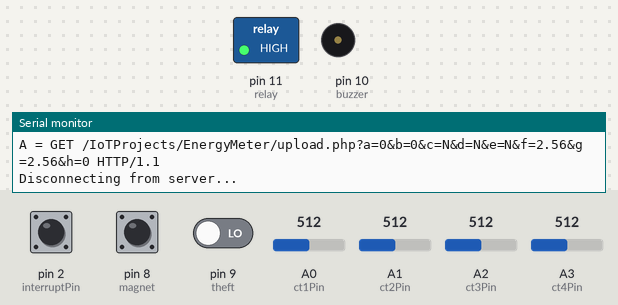
Bench run of a sketch on a simulated Arduino Mega 2560, built for the host (arithmetic inside an expression is 32-bit, double 64-bit). Parts: switched loads named in the sketch (green lamp = pin HIGH), buzzer (waves = sounding, pin HIGH), the last lines printed to the serial monitor. Inputs (shaded band) come from the test bench; at power-on: A0 (ct1Pin) = 512, pin 2 (interruptPin) HIGH, pin 8 (magnet) HIGH, pin 9 (theft) LOW, A1 (ct2Pin) = 512, A2 (ct3Pin) = 512, A3 (ct4Pin) = 512. WiFi joins after 1.5 s; servers stay silent unless stated; uploads are accepted with an empty reply; the modem accepts every AT command (registered, SIM ready, sends succeed) and sends nothing else.

Above: at 10.0 s.
10.1 s: A0 (ct1Pin) set to 528
13.9 s: A0 (ct1Pin) set to 560
At 15.4 s:
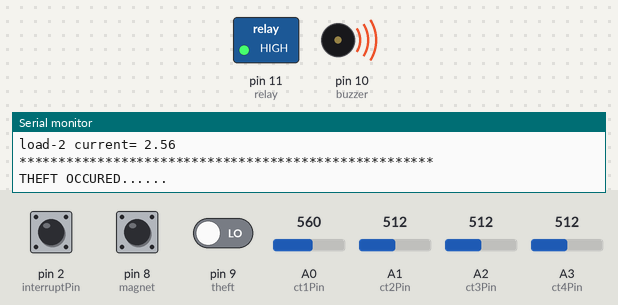
At 16.8 s:
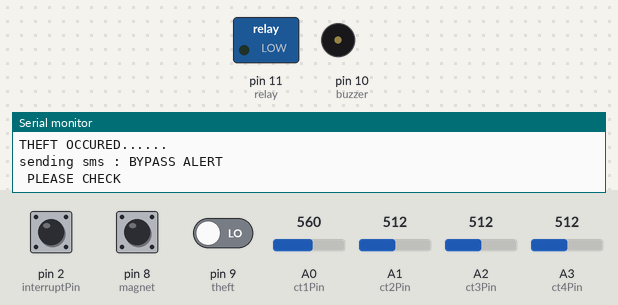
Timing chart, 0 to 18.3 s (numbered marks = the images above; inputs shaded):
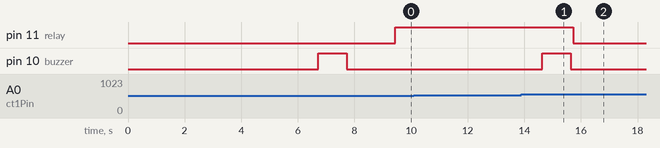

Measured:
- the behaviour switches between 542 and 543 on A0 (ct1Pin) (found by bisection; images 0 and 1)
- after the input at 13.9 s, pin 11 (relay): HIGH → LOW after 1.8 s; pin 10 (buzzer): LOW → HIGH after 0.74 s, → LOW 1.0 s later

The sketch:

energy_meter_with_3_loads_vbit.ino
```cpp
#include "WiFiEsp.h"
#include<String.h>
#include <LiquidCrystal.h>


// Emulate Serial1 on pins 6/7 if not present
#ifndef HAVE_HWSERIAL1
#include "SoftwareSerial.h"
SoftwareSerial Serial1(12, 13); // RX, TX
#endif

SoftwareSerial SIM900 (4,5);

#define ct1Pin A0
#define ct2Pin A1
#define ct3Pin A2
#define ct4Pin A3
#define relay 11
#define buzzer 10
#define theft 9
#define magnet 8

int ct1 = 0, ct2 = 0;
float ct3 = 0, ct4 = 0;
int difference = 0;
volatile int units = 0;
volatile int cost = 0;
volatile int preunits = 0;
volatile int punits = 0;

String consumer = "0";
int flag = 0;
String tamper = "N";
String mag = "N";
String bypass = "N";
int interruptPin = 2;

void beep ()
{
  digitalWrite(buzzer, HIGH);
  delay(1000);
  digitalWrite(buzzer, LOW);
  delay(100);
}
void beep1 ()
{
  digitalWrite(buzzer, HIGH);
  delay(500);
  digitalWrite(buzzer, LOW);
  delay(100);
  digitalWrite(buzzer, HIGH);
  delay(500);
  digitalWrite(buzzer, LOW);
  delay(100);
}
char ssid[] = "project13";            // your network SSID (name)
char pass[] = "project123456";        // your network password
int status = WL_IDLE_STATUS;     // the Wifi radio's status

char server[] = "projectsiot.xyz";
String A = "GET /IoTProjects/EnergyMeter/upload.php?a=";
String Z = " HTTP/1.1";
String iot = "\0";
WiFiEspClient client;


void setup() {
  // put your setup code here, to run once:
Serial.begin(9600);
Serial.println("power up");
pinMode(ct1Pin,INPUT);
pinMode(ct2Pin,INPUT);
pinMode(ct3Pin,INPUT);
pinMode(ct4Pin,INPUT);
pinMode(2,INPUT);
pinMode(theft,INPUT);
pinMode(magnet,INPUT);
pinMode(buzzer,OUTPUT);
pinMode(relay,OUTPUT);


attachInterrupt(digitalPinToInterrupt(interruptPin),pinisr,FALLING);

  Serial1.begin(9600);
 SIM900.begin(9600);

 Serial1.listen (); delay(1000);

   // initialize ESP module
  WiFi.init(&Serial1);

  // check for the presence of the shield
  if (WiFi.status() == WL_NO_SHIELD) {
    Serial.println(F("WiFi shield not present"));
    // don't continue
    while (true);
  }

  // attempt to connect to WiFi network
  while ( status != WL_CONNECTED) {
    Serial.print(F("Attempting to connect to WPA SSID: "));
    Serial.println(ssid);
    // Connect to WPA/WPA2 network
    status = WiFi.begin(ssid, pass);
  }

  // you're connected now, so print out the data
  Serial.println(F("You're connected to the network"));


    Serial.println(F("sending data ---1 "));
    Serial.println(F("Starting connection to server..."));
    // if you get a connection, report back via serial
    if (client.connect(server, 80)) {
      Serial.println(F("Connected to server"));
      // Make a HTTP request
      client.println("GET /IoTProjects/EnergyMeter/upload.php?a=U HTTP/1.1");
      client.println("Host: projectsiot.xyz");
      client.println("Connection: close");
      client.println();
    }
    client.flush();
     client.stop();


delay(4000);
beep ();
units = 0;

 Serial1.listen (); delay(1000);

}

void loop() {
  // put your main code here, to run repeatedly:
ct1 = analogRead(ct1Pin);
ct2 = analogRead(ct2Pin);
ct3 = analogRead(ct3Pin);
ct4 = analogRead(ct4Pin);

delay(50);
Serial.println("ct1 = "+String(ct1));
Serial.println("ct2 = "+String(ct2));
Serial.println("ct3 = "+String(ct3));
Serial.println("ct4 = "+String(ct4));
//Serial.println("difference..... = " +String(ct1-ct2));
//Serial.println("difference%%%%%% = " +String(-(ct2-ct1)));
Serial.println("=========================");
delay(500);

ct3 = (ct3/2)/100;
ct4 = (ct4/2)/100;

difference = ct1 - ct2;
Serial.println("difference = "+String(difference));

Serial.println("load-1 current= " +String(ct3));
Serial.println("load-2 current= " +String(ct4));
Serial.println();
Serial.println("*****************************************************");

if ((difference > 30) || (difference < -30))
{
  Serial.println("THEFT OCCURED......");
  flag =0;
  bypass = "Y";
  beep ();
 // digitalWrite(relay,LOW);
 digitalWrite(relay,LOW);
 delay(1000);

  sendsms("09676454550","BYPASS ALERT\n PLEASE CHECK");
}
else if (digitalRead(theft)==HIGH)
{
  Serial.println("tampering alert....");
  flag =0;
  tamper = "Y";
  beep ();
  digitalWrite(relay,LOW);
 delay(1000);

  sendsms("09676454550","TAMPERING ALERT\n PLEASE CHECK");
}
else if (digitalRead(magnet)==LOW)
{
  Serial.println("magnet alert....");
  flag =0;
  mag = "Y";
  digitalWrite(relay,LOW);
 delay(1000);
 beep ();

  sendsms("09676454550","MAGNETIC ALERT\n PLEASE CHECK");
}
else if(units == 25)
{
  Serial.println("50% consumed");
  flag =0;
  consumer = "A";
  delay(200);

  sendsms("08501889023","YOU HAVE CONSUMED 50%\n");

}

else if(units == 40)
{
  Serial.println("90% consumed");
  flag =0;
  consumer = "B";
  delay(200);
  sendsms("08501889023","YOU HAVE CONSUMED 90%\n");
}

else if(units == 50)
{
  Serial.println("50% consumed");
  flag =0;
  consumer = "C";
  delay(100);
  digitalWrite(relay,LOW);
  delay(1000);
  sendsms("08501889023","YOU HAVE CONSUMED 100%\nLOAD -- OFF");
}
else if (!(punits == preunits))
{
  preunits = punits;
  flag = 0;
}
else
{
  flag ++;
  digitalWrite(relay,HIGH);
  delay(300);
  Serial.println("falg = "+String(flag));
  consumer = "0";
  tamper = "N";
  mag = "N";
  bypass = "N";
}
if (flag < 2)
{
  Serial.println("updating to iot");
   iot = A + String(units) + "&b=" + consumer +"&c=" + tamper + "&d=" + mag + "&e=" + bypass + "&f=" + String(ct3) + "&g=" + String(ct4) + "&h=0" +  Z;

        Serial.println(iot);
        sndit ();
}
}//loop

void pinisr ()
{

  Serial.println("interrupttttttttttt");
  units++;
  punits = units;
  Serial.println("units = "+String(units));
 }

void sndit ()
{
detachInterrupt(digitalPinToInterrupt(interruptPin));

//Serial1.listen(); delay(1000);

  Serial.print(F("A = ")); Serial.println(iot);

  // if the server's disconnected, stop the client
  if (!client.connected()) {
    Serial.println(F("Disconnecting from server..."));
    client.stop();

    // do nothing forevermore
    //while (true);
  }
  client.stop();
  client.flush();

  for (int x = 0; x < 2; x++)
  {
    delay(1000);
    Serial.println(x, DEC);
  }
  Serial.println(F("Starting connection to server..."));
  // if you get a connection, report back via serial
  if (client.connect(server, 80)) {
    Serial.println(F("Connected to server"));
    // Make a HTTP request

    //client.println("GET /IoTProjects/TollBooth/tollbooth.php?a=A&b=5&c=6&d=3 HTTP/1.1");

    client.println( A + String(units) + "&b=" + consumer +"&c=" + tamper + "&d=" + mag + "&e=" + bypass + "&f=" + String(ct3) + "&g=" + String(ct4) + "&h=0" +  Z);

    client.println("Host: projectsiot.xyz");
    client.println("Connection: close");
    client.println();
    iot = "\0";
  }
attachInterrupt(digitalPinToInterrupt(interruptPin),pinisr,FALLING);
}
void sendsms (String bb , String qq)
  {
    Serial.println("sending sms : "+qq);
    SIM900.listen();
    delay(1000);

     SIM900.print("AT\r\n");
        SIM900.print('\n');
        ShowSerialData();
        delay(1000);
        SIM900.print("ATE1\r\n");
        ShowSerialData();
        delay(1000);
       SIM900.print("AT&W\r\n");
        SIM900.print('\n');
        ShowSerialData();
        delay(1000);
        SIM900.print("AT+CMGF=1\r\n");
        ShowSerialData();
        delay(1000);
        SIM900.print("AT+CNMI=2,2,0,0,0\r\n");
        ShowSerialData();
        delay(2000);
       // Serial.print("AT+CSMP=17,167,0,0\n");
       // delay(2000);
        SIM900.print("AT+CMGS=\""+bb+"\"\r");
        ShowSerialData();
       // Serial.print('"');
      //Serial.print("9014449822");
      //Serial.print('"');
      //Serial.print('\r');
        SIM900.print('\n');
        delay(1000);
        SIM900.print(qq);
     SIM900.print('\r');
      SIM900.print('\n');

     delay(1000);
       SIM900.print((char)26);
       ShowSerialData();
        delay(2000);
        ShowSerialData();
        delay(500);
        beep1 ();
        Serial1.listen();
    delay(1000);
   }
void ShowSerialData()
{
  while(SIM900.available()!=0)
    Serial.write(char (SIM900.read()));
}
```
